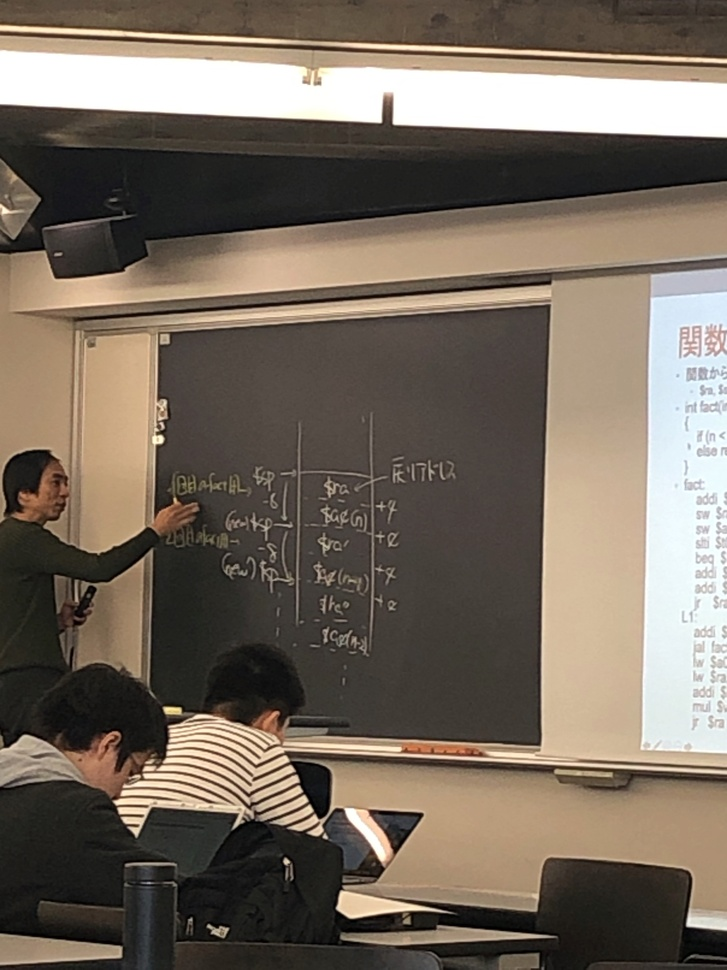
#> input picture data/class.jpg, 727 x 970 px, shrunk from 3024 x 4032 before the run
$ jupyter execute qiita-traff.ipynb   (shell and % lines are left out)
#> lines starting #> are read from the running program, lines starting #| are printed output that depends on the picture; after the words box and inside, x2 and y2 are one past the last pixel; in counts of white or black regions, pixels touching at a corner belong together
[cell 1]
import cv2
import matplotlib.pyplot as plt
import numpy as np

img = cv2.imread('./data/class.jpg') #imreadの第2引数に0を指定するとグレースケールで読み込み
#> img is the input picture: shape (970, 727, 3); mean B, G, R 94.8, 106.8, 117.9

print(cv2.COLOR_BGR2RGB)
# plt.gray() #matplotlibでグレースケールを使用する場合はグレースケールで読み込むように指定
plt.imshow(img)

[cell 2]
rows, cols, channel = img.shape
#> rows = 970; cols = 727; channel = 3

[cell 3]
print(rows)
#| 970
print(cols)
#| 727
print(channel)
#| 3

[cell 4]
x0 = cols/4
#> x0 = 181.8
x1 = (cols*3)/4
#> x1 = 545.2
y0 = rows/4
#> y0 = 242.5
y1 = (rows*3)/4
#> y1 = 727.5

list_srcs = np.float32([[x0, y0],[x0, y1],[x1, y1],[x1, y0]])

x_margin = cols/10
#> x_margin = 72.7
y_margin = rows/10
#> y_margin = 97

list_dsts = np.float32([[x0+x_margin, y0+y_margin],list_srcs[1],list_srcs[2],[x1-x_margin, y0+y_margin]])

perspective_matrix = cv2.getPerspectiveTransform(list_srcs,list_dsts)
dst = cv2.warpPerspective(img, perspective_matrix, (cols, rows))
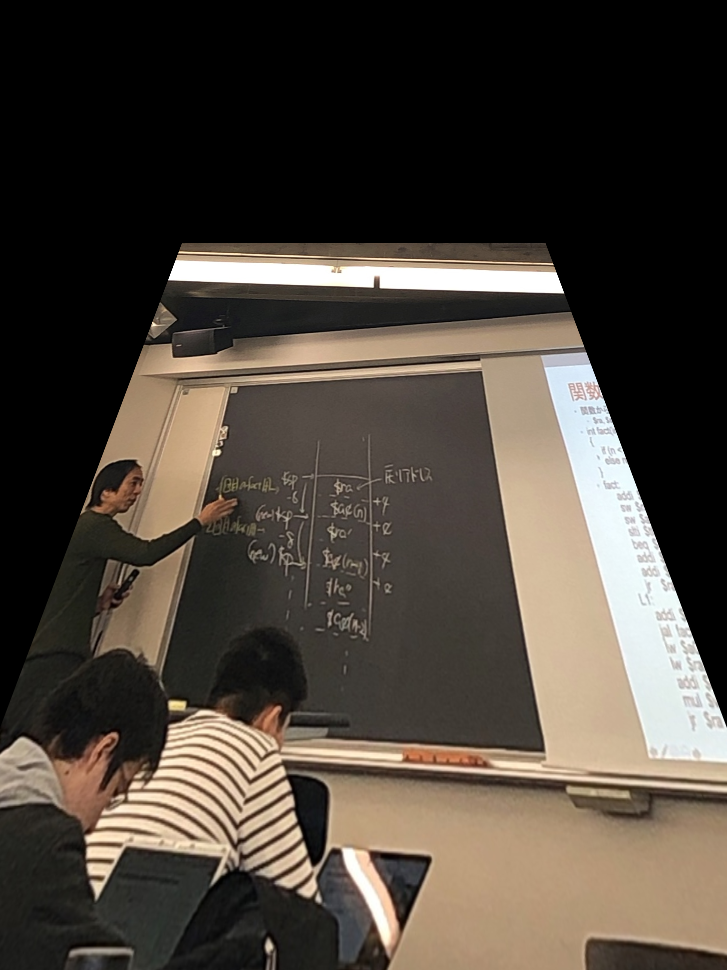
#> dst: shape (970, 727, 3); mean B, G, R 58.9, 67.6, 75.5
plt.imshow(dst)

[cell 5]
plt.imshow(img)
edges = cv2.Canny(img,100,200)
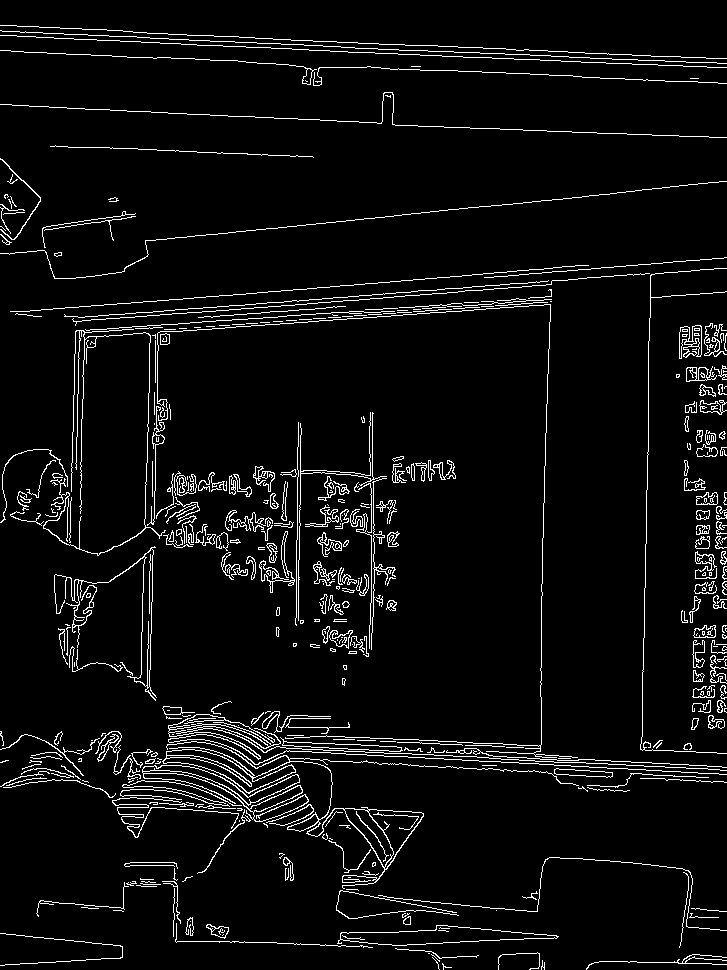
#> edges: shape (970, 727); 5.2% white in thin lines or dots
